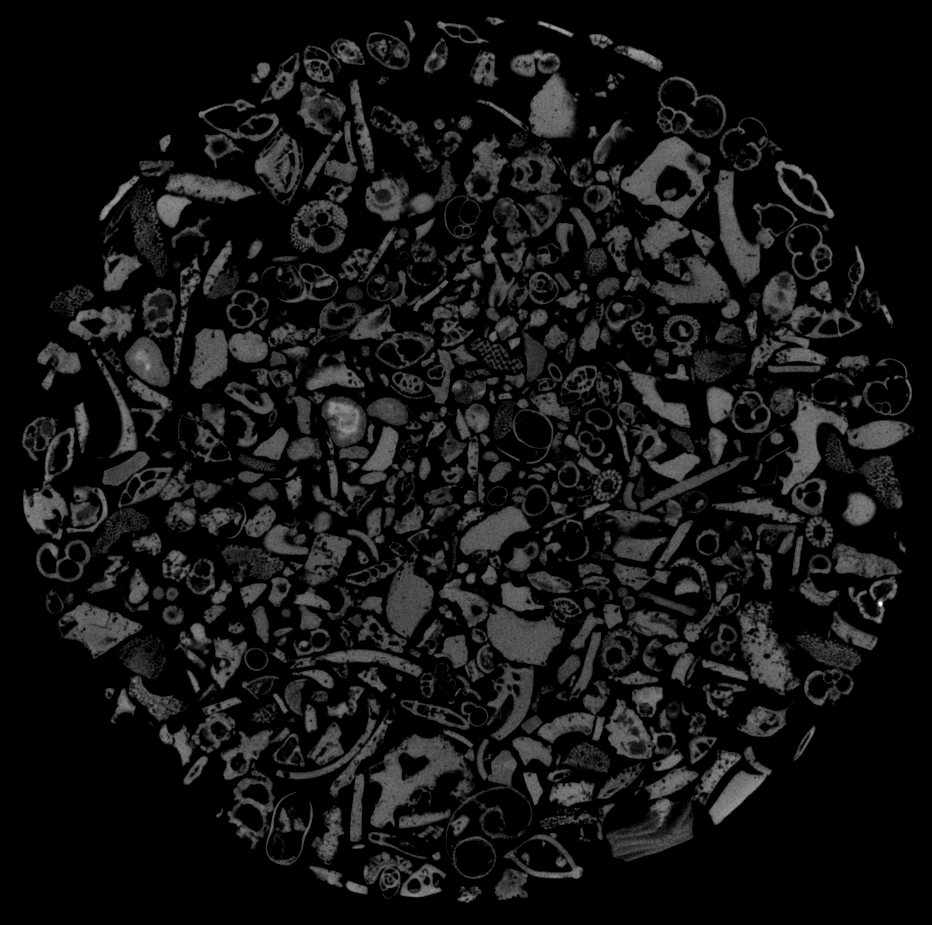
#> input picture data/batch/b00047.tif, 932 x 925 px; its folder holds 4 pictures in this run
$ python segment.py
#> lines starting #> are read from the running program, lines starting #| are printed output that depends on the picture; after the words box and inside, x2 and y2 are one past the last pixel; in counts of white or black regions, pixels touching at a corner belong together
### antonio/volume_fill.py
# Antonio Leonti
# 3.7.2020
# Volume fill (volume_fill(3d_image)) aims to fill VOLUMES in a 3d image as opposed to filling regions in a 2D image.

import cv2
import numpy
import glob

def volume_fill(data):

    # fill yz plane & transfer
    for x in range(data.shape[2]):
        # copy plane ("xz" because it's the x-z plane)
        yz = data[:,:,x].copy()
        # flood fill that plane
        cv2.floodFill(yz, None, (0, 0), 255)
        # invert and union with source data
        data[:,:,x] = data[:,:,x] | cv2.bitwise_not(yz)[:,:]

    # fill xz plane & transfer
    for y in range(data.shape[1]):
        xz = data[:,y,:].copy()
        cv2.floodFill(xz, None, (0, 0), 255)
        data[:,y,:] = data[:,y,:] | cv2.bitwise_not(xz)[:,:]

    # fill xy plane & transfer
    for z in range(data.shape[0]):
        xy = data[z,:,:].copy()
        cv2.floodFill(xy, None, (0, 0), 255)
        data[z,:,:] = data[z,:,:] | cv2.bitwise_not(xy)[:,:]

    return(data)

# example use
# [27 lines left out: functions main, show, not called in this run]

# [2 lines that do not run on import are left out]

### antonio/segment.py
#   Antonio Leonti
#   3.2.2020
#   Adaptive watershed segmentation - based on the

from volume_fill import volume_fill
import cv2
import numpy
import glob

def main():
    root = "/Users/antoniovleonti/Documents/GitHub/foram-cnn/data/batch/"
    # load images
    imgs = []
    for f in sorted(glob.glob(root + "*.tif")):
        # make a list of all images
        imgs.append(cv2.imread(f, cv2.IMREAD_GRAYSCALE))
    # list -> numpy array
    data = numpy.array(imgs)

    for z in range(data.shape[0]):
        # threshold images
        data[z,:,:] = cv2.threshold(data[z,:,:], 0,255, cv2.THRESH_OTSU)[1]

    #fill volumes
    data = volume_fill(data)
#> the loop in volume_fill, `for z in range(data.shape[0]):` made 4 passes
#> pass 1, in volume_fill, `xy = data[z,:,:].copy()`:
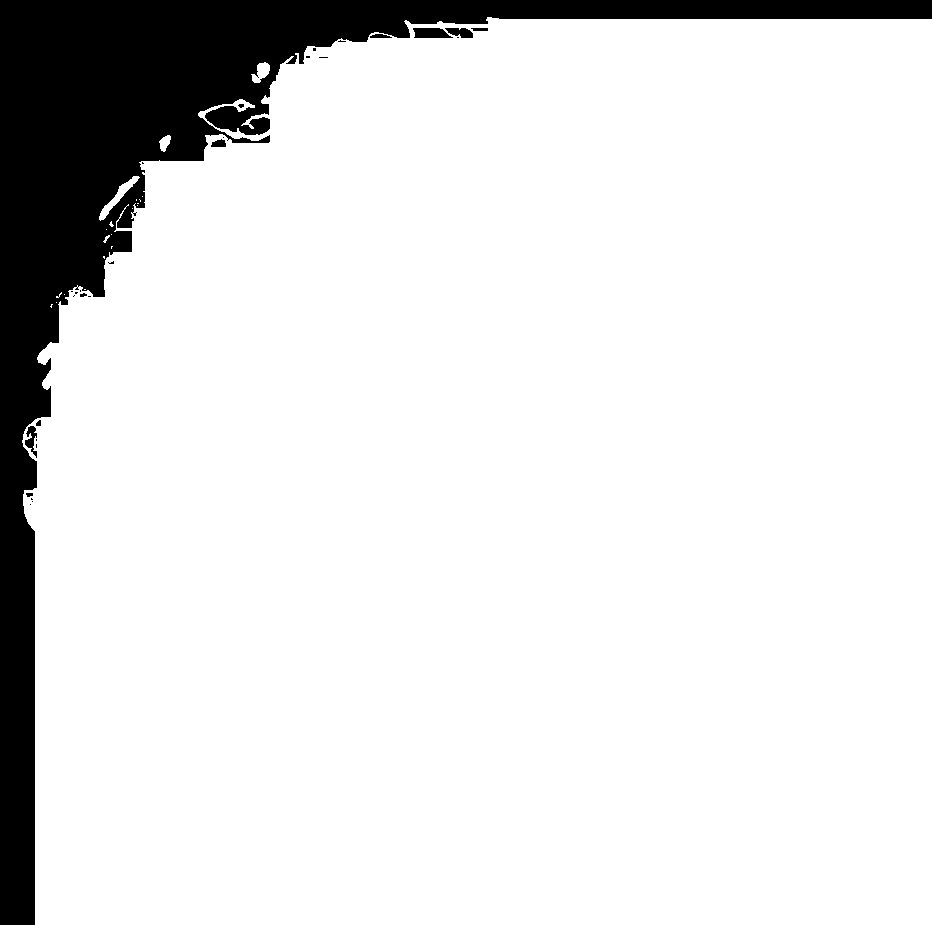
#> xy: shape (925, 932); 88.5% white; 29 black regions (19 under 20 px), largest, box (x1, y1, x2, y2) and area: (0, 0, 932, 925) 97671, (413, 28, 453, 38) 323, (445, 28, 473, 38) 193
#> pass 2, in volume_fill, `xy = data[z,:,:].copy()`:
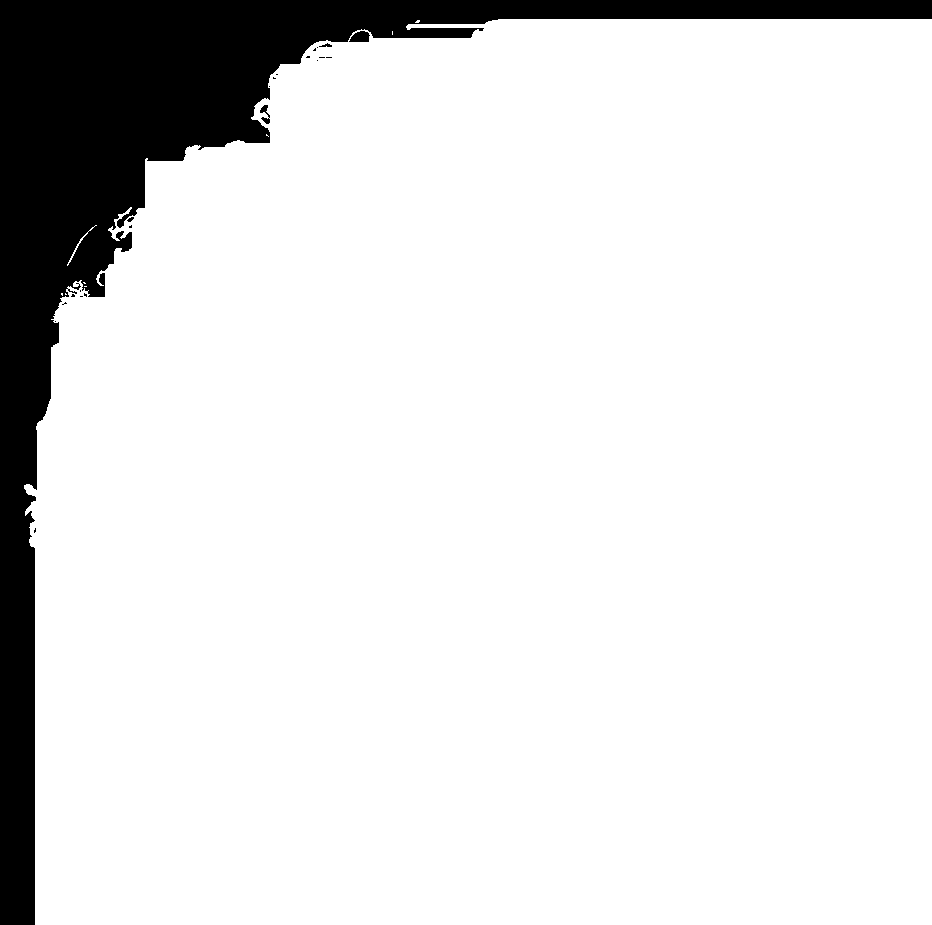
#> xy: shape (925, 932); 88.4% white; 22 black regions (17 under 20 px), largest, box (x1, y1, x2, y2) and area: (0, 0, 932, 925) 99718, (349, 31, 370, 42) 173, (260, 105, 270, 124) 92, (319, 43, 332, 47) 28, (127, 217, 134, 222) 21
#> pass 3, in volume_fill, `xy = data[z,:,:].copy()`:
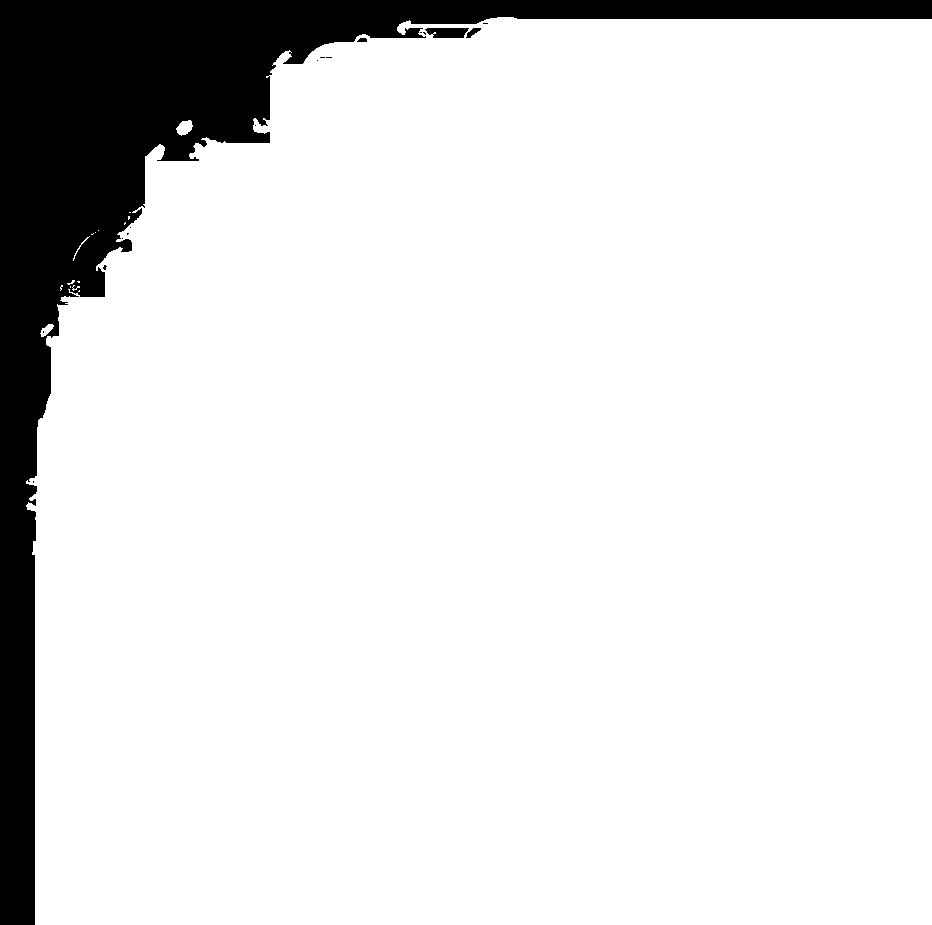
#> xy: shape (925, 932); 88.4% white; 17 black regions (13 under 20 px), largest, box (x1, y1, x2, y2) and area: (0, 0, 932, 925) 99204, (425, 28, 469, 38) 364, (466, 28, 481, 38) 72, (357, 38, 367, 42) 33
#> after the loop in volume_fill, `for z in range(data.shape[0]):`:
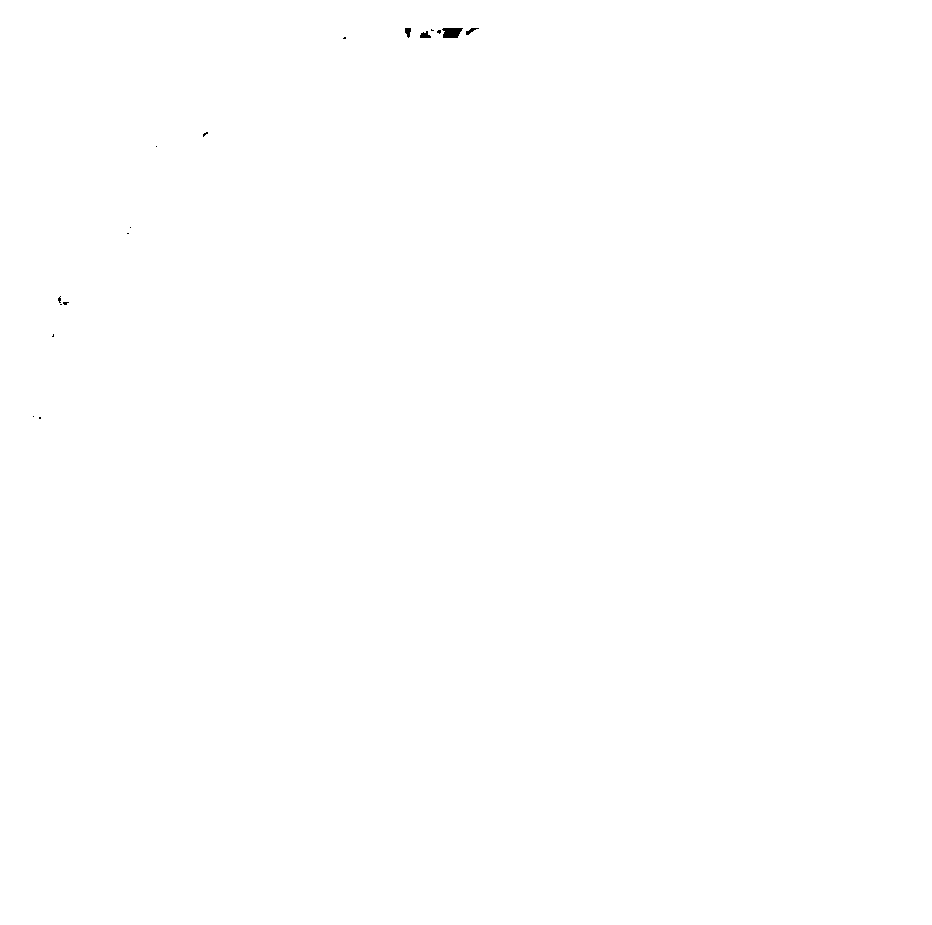
#> xy: shape (925, 932); 100% white; 17 black regions (13 under 20 px), largest, box (x1, y1, x2, y2) and area: (442, 28, 463, 38) 169, (420, 31, 431, 38) 51, (405, 28, 411, 38) 43, (466, 28, 479, 35) 38

#> (the run stopped early here; a loop or call above may not have finished)
